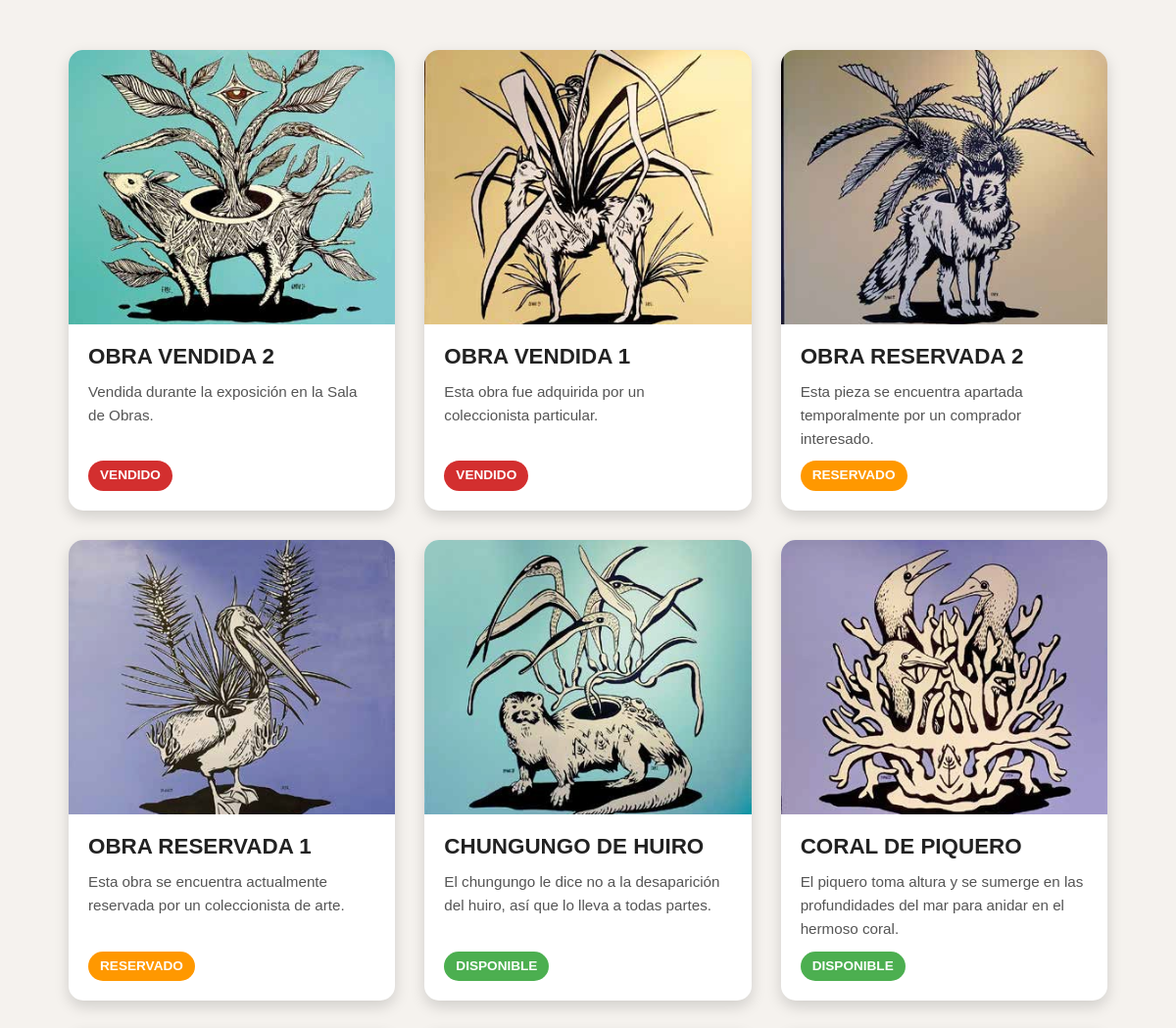
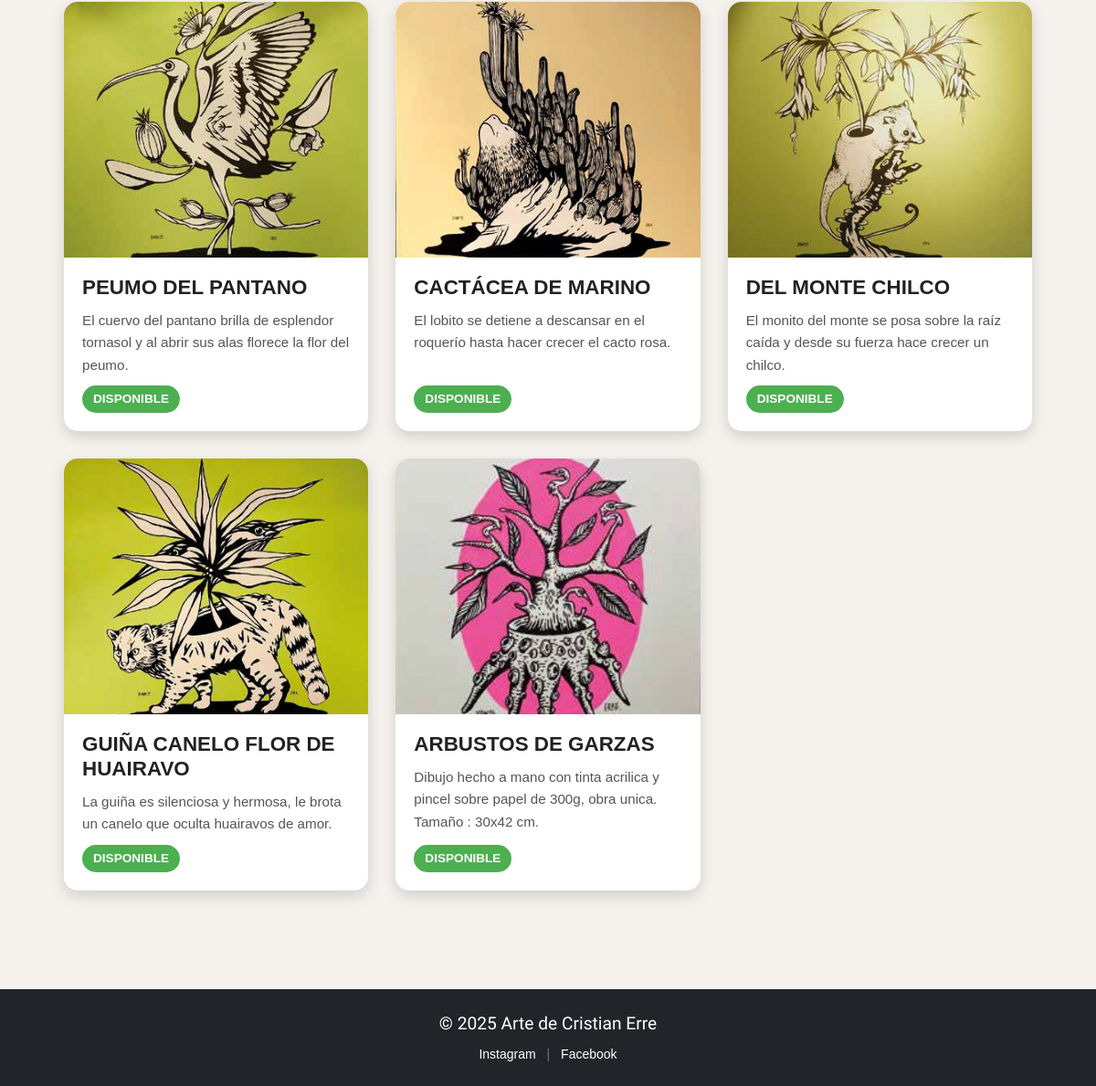
/galeria/ (lower part), run on an earlier commit of the app's database (2 pictures, top to bottom).
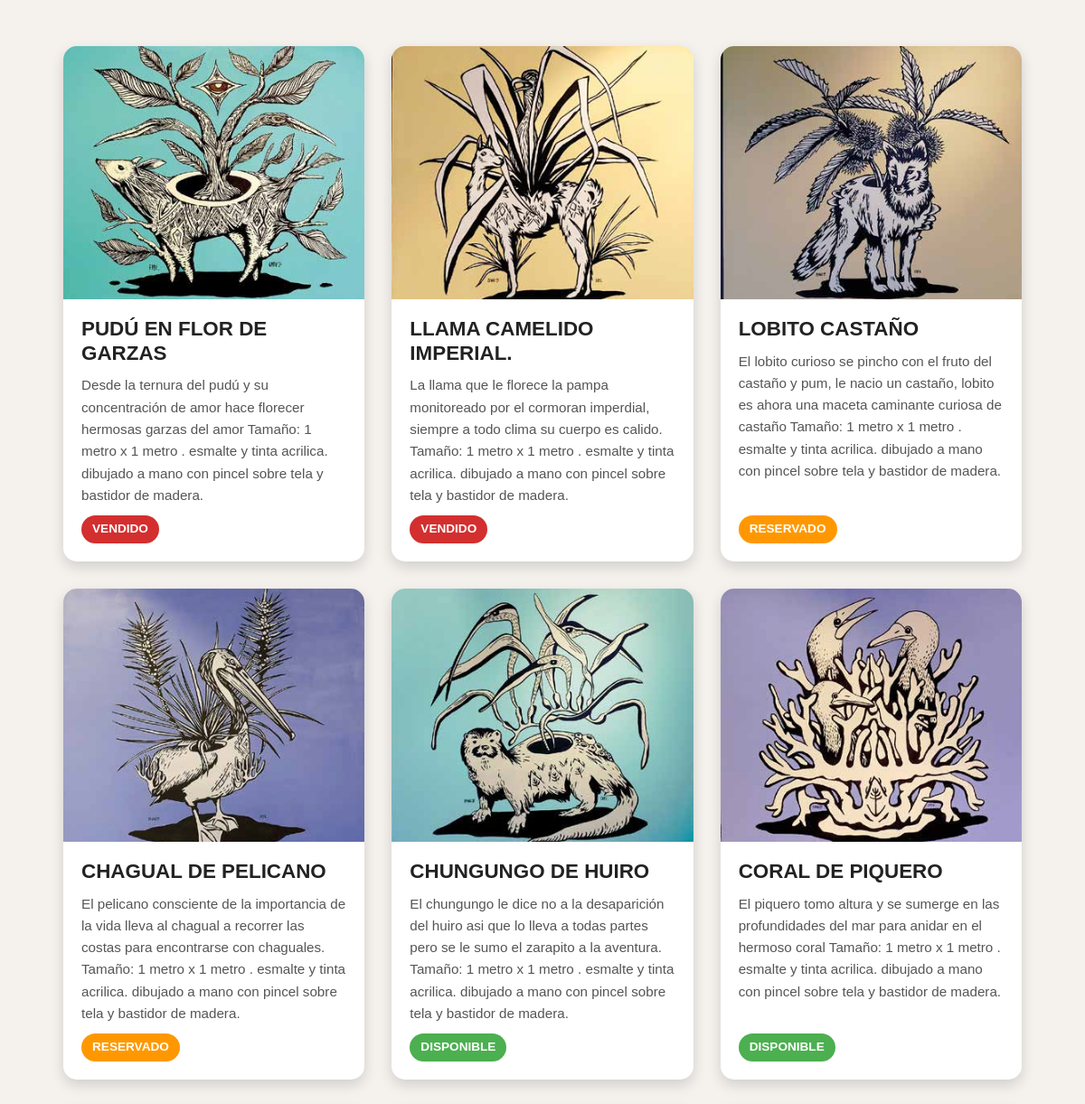
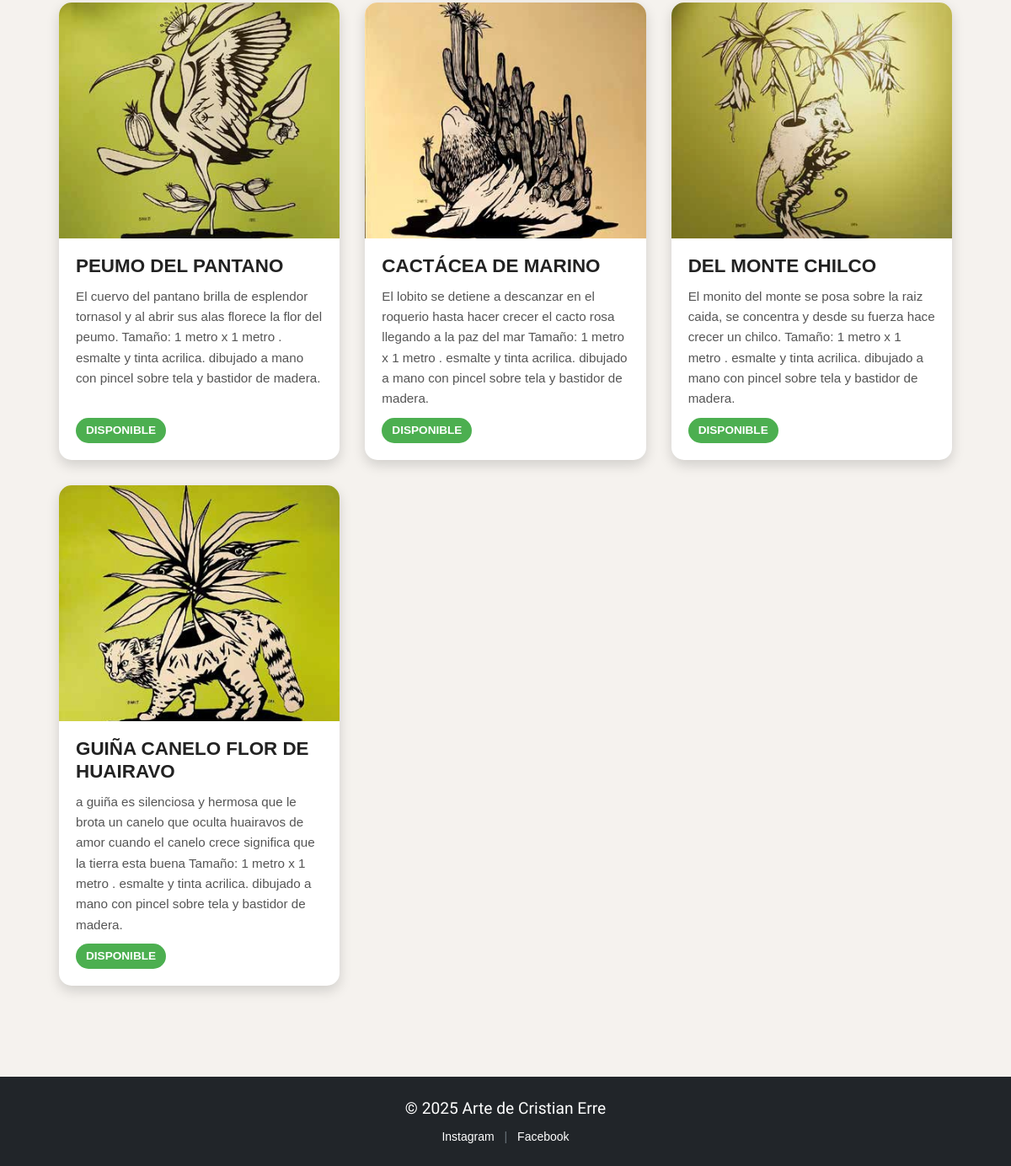
And on a later commit of the database (2 pictures, top to bottom).
### core/models.py (models this page shows, shortened)
class Obra(models.Model):
    ESTADOS = [
        ('disponible', 'Disponible'),
        ('reservado', 'Reservado'),
        ('vendido', 'Vendido'),
    ]
    titulo = models.CharField(max_length=100, verbose_name="Título de la obra")
    descripcion = models.TextField(verbose_name="Descripción", blank=True)
    imagen = models.ImageField(upload_to='obras/', verbose_name="Foto de la obra")
    estado = models.CharField(max_length=20, choices=ESTADOS, default='disponible')
    created_at = models.DateTimeField(auto_now_add=True, verbose_name="Fecha de creación")
    class Meta:
        verbose_name = "Obra de Arte"
        verbose_name_plural = "Galería de Obras"
        ordering = ['-created_at']

### core/views.py (the view)
# urls.py: path('galeria/', views.galeria, name='galeria'),
def galeria(request):
    obras = Obra.objects.all() # Trae todas las obras guardadas
    context = {'obras': obras}
    return render(request, "core/galeria.html", context)

### core/templates/core/galeria.html (shortened to what this page needs)
{% extends 'core/base.html' %}
{% load static %}
{% block content %}
<section class="section">
    <div class="catalog-controls">
    </div>
    <div class="gallery" id="artGallery">
        {% for obra in obras %}
        <div class="art-card">
            {% if obra.imagen %}
                <img src="{{ obra.imagen.url }}" alt="{{ obra.titulo }}">
            {% else %}
                <img src="https://via.placeholder.com/300x280?text=Sin+Imagen" alt="Sin imagen">
            {% endif %}
            <div class="art-info">
                <h3>{{ obra.titulo }}</h3>
                <p>{{ obra.descripcion }}</p>
                {% if obra.estado == 'vendido' %}
                    <span class="status vendido">VENDIDO</span>
                {% elif obra.estado == 'reservado' %}
                    <span class="status reservado">RESERVADO</span>
                {% else %}
                    <span class="status disponible">DISPONIBLE</span>
                {% endif %}
            </div>
        </div>
        {% empty %}
            <p style="text-align: center; width: 100%;">No hay obras cargadas todavía.</p>
        {% endfor %}
        </div>
</section>
{% endblock %}

### core/templates/core/base.html (shortened to what this page needs)
<!DOCTYPE html>
<html lang="es">
<head>
    {% load static %}
    <link href="https://cdn.jsdelivr.net/npm/bootstrap@5.3.2/dist/css/bootstrap.min.css" rel="stylesheet">
</head>
<body>
    <main class="container my-5">
        {% block content %}{% endblock %}
    </main>
    <footer class="bg-dark text-white text-center p-4 mt-5">
        <p class="mb-2" style="font-family: 'Dancing Script', cursive; font-size: 1.2rem;">&copy; 2025 Arte de Cristian Erre</p>
        <div class="small text-secondary">
            <a href="https://www.instagram.com/cristian_erre" target="_blank" class="text-white text-decoration-none mx-2">Instagram</a> |
            <a href="https://www.facebook.com/errecristian/about" target="_blank" class="text-white text-decoration-none mx-2">Facebook</a>
        </div>
    </footer>
</body>
</html>

### core/templates/core/galeria.html (style rules this page uses)
body { background-color: #f5f2ee; color: #333; font-family: 'Poppins', sans-serif; }
.section { padding: 60px 20px; max-width: 1100px; margin: auto; }
.catalog-controls { display: flex; flex-direction: column; align-items: center; margin-bottom: 40px; }
.gallery { display: grid; grid-template-columns: repeat(auto-fit, minmax(300px, 1fr)); gap: 30px; }
.art-card { background-color: #fff; border-radius: 15px; overflow: hidden; box-shadow: 0 6px 15px rgba(0, 0, 0, 0.15); transition: transform 0.4s ease, box-shadow 0.4s ease; display: flex; flex-direction: column; height: 100%; }
.art-card img { width: 100%; height: 280px; object-fit: cover; }
.art-info { padding: 20px; flex-grow: 1; display: flex; flex-direction: column; justify-content: space-between; }
.art-info h3 { font-size: 1.4rem; font-weight: 600; margin-bottom: 10px; color: #222; text-transform: uppercase; }
.art-info p { font-size: 0.95rem; color: #555; line-height: 1.6; margin-bottom: 10px; }
.status { display: inline-block; padding: 5px 12px; border-radius: 20px; font-size: 0.85rem; font-weight: 600; color: white; margin-top: auto; align-self: flex-start; }
.status.disponible { background-color: #4caf50; }
.status.reservado { background-color: #ff9800; }
.status.vendido { background-color: #d32f2f; }

What changed in the data, as far as the page shows it:
removed Obra: imagen (picture), titulo "ARBUSTOS DE GARZAS", descripcion "Dibujo hecho a mano con tinta acrilica y pincel sobre papel de 300g, obra unica. Tamaño : 30x42 cm.", estado "DISPONIBLE"
changed Obra: titulo "OBRA VENDIDA 2" → "PUDÚ EN FLOR DE GARZAS"; descripcion "Vendida durante la exposición en la Sala de Obras." → "Desde la ternura del pudú y su concentración de amor hace florecer hermosas garzas del amor Tamaño: 1 metro x 1 metro . esmalte y tinta acrilica. dibujado a mano con pincel sobre tela y bastidor de madera."
changed Obra: titulo "OBRA VENDIDA 1" → "LLAMA CAMELIDO IMPERIAL."; descripcion "Esta obra fue adquirida por un coleccionista particular." → "La llama que le florece la pampa monitoreado por el cormoran imperdial, siempre a todo clima su cuerpo es calido. Tamaño: 1 metro x 1 metro . esmalte y tinta acrilica. dibujado a mano con pincel sobre tela y bastidor de madera."
changed Obra: titulo "OBRA RESERVADA 2" → "LOBITO CASTAÑO"; descripcion "Esta pieza se encuentra apartada temporalmente por un comprador interesado." → "El lobito curioso se pincho con el fruto del castaño y pum, le nacio un castaño, lobito es ahora una maceta caminante curiosa de castaño Tamaño: 1 metro x 1 metro . esmalte y tinta acrilica. dibujado a mano con pincel sobre tela y bastidor de madera."
changed Obra: titulo "OBRA RESERVADA 1" → "CHAGUAL DE PELICANO"; descripcion "Esta obra se encuentra actualmente reservada por un coleccionista de arte." → "El pelicano consciente de la importancia de la vida lleva al chagual a recorrer las costas para encontrarse con chaguales. Tamaño: 1 metro x 1 metro . esmalte y tinta acrilica. dibujado a mano con pincel sobre tela y bastidor de madera."
changed Obra "CHUNGUNGO DE HUIRO": descripcion "El chungungo le dice no a la desaparición del huiro, así que lo lleva a todas partes." → "…a la desaparición del huiro asi que lo lleva a todas partes pero se le sumo el zarapito a la aventura. Tamaño: 1 metro x 1 metro . esmalte y tinta acrilica. dibujado a mano con pincel sobre tela y bastidor de madera."
changed Obra "CORAL DE PIQUERO": descripcion "El piquero toma altura y se sumerge en las profundidades del mar para anidar en el hermoso coral." → "El piquero tomo altura y se sumerge en las profundidades del mar para anidar en el hermoso coral Tamaño: 1 metro x 1 metro . esmalte y tinta acrilica. dibujado a mano con pincel sobre tela y bastidor de madera."
changed Obra "PEUMO DEL PANTANO": descripcion "El cuervo del pantano brilla de esplendor tornasol y al abrir sus alas florece la flor del peumo." → "…la flor del peumo. Tamaño: 1 metro x 1 metro . esmalte y tinta acrilica. dibujado a mano con pincel sobre tela y bastidor de madera."
changed Obra "CACTÁCEA DE MARINO": descripcion "El lobito se detiene a descansar en el roquerío hasta hacer crecer el cacto rosa." → "…lobito se detiene a descanzar en el roquerio hasta hacer crecer el cacto rosa llegando a la paz del mar Tamaño: 1 metro x 1 metro . esmalte y tinta acrilica. dibujado a mano con pincel sobre tela y bastidor de madera."
changed Obra "DEL MONTE CHILCO": descripcion "El monito del monte se posa sobre la raíz caída y desde su fuerza hace crecer un chilco." → "…se posa sobre la raiz caida, se concentra y desde su fuerza hace crecer un chilco. Tamaño: 1 metro x 1 metro . esmalte y tinta acrilica. dibujado a mano con pincel sobre tela y bastidor de madera."
changed Obra "GUIÑA CANELO FLOR DE HUAIRAVO": descripcion "La guiña es silenciosa y hermosa, le brota un canelo que oculta huairavos de amor." → "a guiña es silenciosa y hermosa que le brota un canelo que oculta huairavos de amor cuando el canelo crece significa que la tierra esta buena Tamaño: 1 metro x 1 metro . esmalte y tinta acrilica. dibujado a mano con pincel sobre tela y bastidor de madera."
